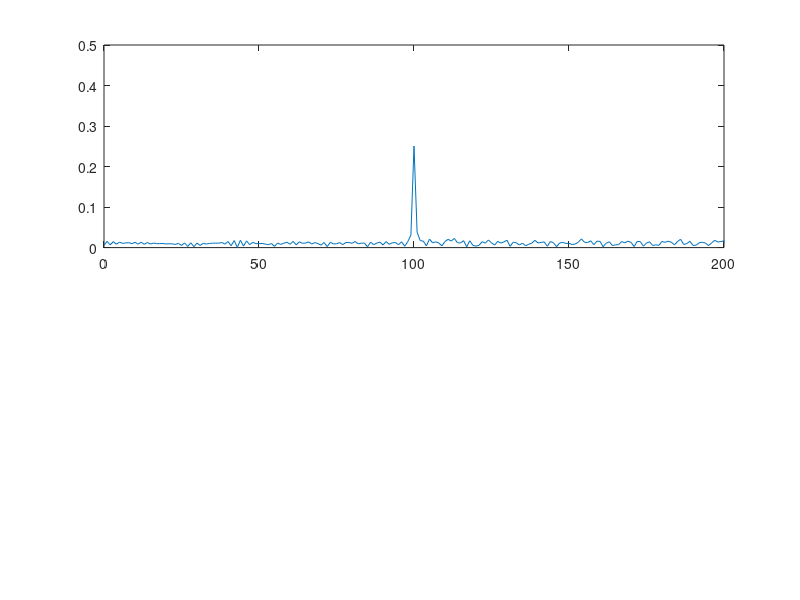
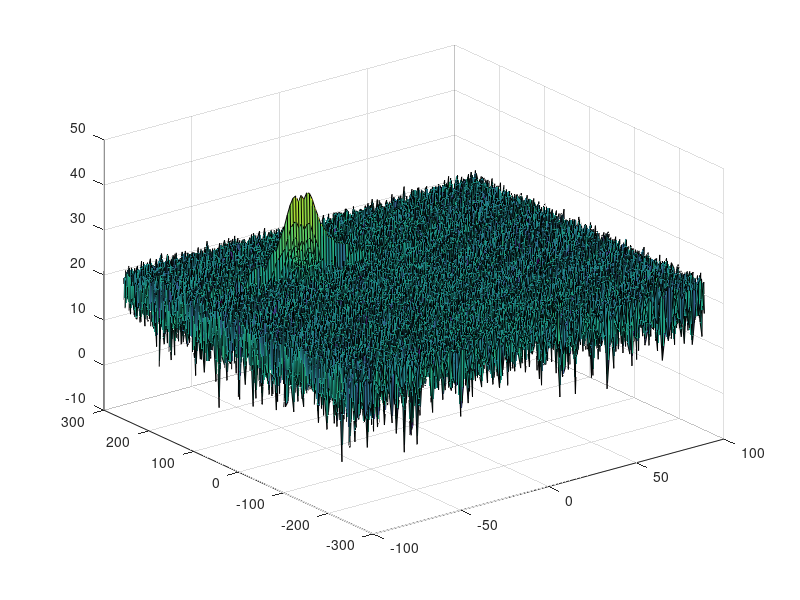
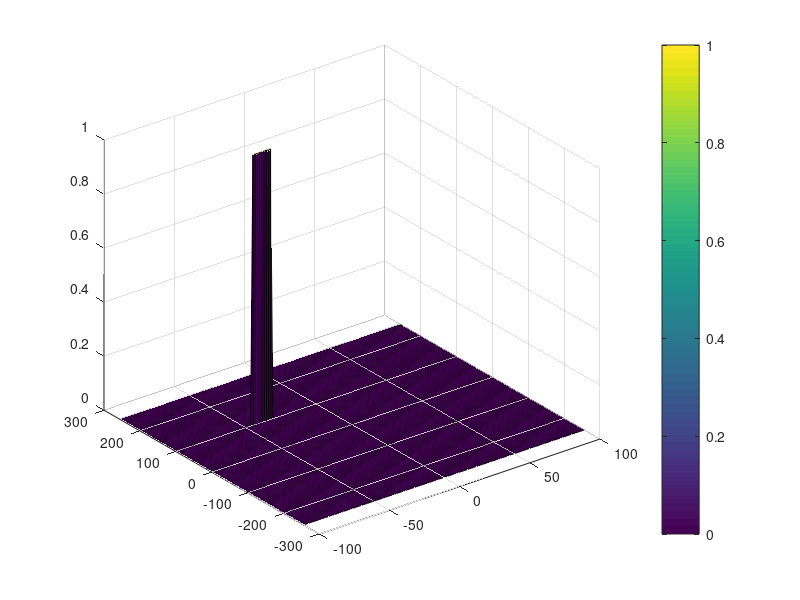

These charts were generated, in order, by the following MATLAB code:
clear all
clc;

%% Radar Specifications 
%%%%%%%%%%%%%%%%%%%%%%%%%%%
% Frequency of operation = 77GHz
% Max Range = 200m
% Range Resolution = 1 m
% Max Velocity = 100 m/s
%%%%%%%%%%%%%%%%%%%%%%%%%%%

%Operating carrier frequency of Radar 
fc= 77e9;             %carrier freq

maxR = 200;
rangeRes = 1;
maxV = 100;

%speed of light = 3e8
c = 3e8;

%% User Defined Range and Velocity of target
% *%TODO* :
% define the target's initial position and velocity. Note : Velocity
% remains contant

R = 100;
v = -42;
 
%% FMCW Waveform Generation

% *%TODO* :
%Design the FMCW waveform by giving the specs of each of its parameters.
% Calculate the Bandwidth (B), Chirp Time (Tchirp) and Slope (slope) of the FMCW
% chirp using the requirements above.

B = c / (2*rangeRes);
Tchirp = 5.5 * 2 * maxR / c;
slope = B/Tchirp;

disp(slope);

                                                          
%The number of chirps in one sequence. Its ideal to have 2^ value for the ease of running the FFT
%for Doppler Estimation. 
Nd=128;                   % #of doppler cells OR #of sent periods % number of chirps

%The number of samples on each chirp. 
Nr=1024;                  %for length of time OR # of range cells

% Timestamp for running the displacement scenario for every sample on each
% chirp
t=linspace(0,Nd*Tchirp,Nr*Nd); %total time for samples


%Creating the vectors for Tx, Rx and Mix based on the total samples input.
Tx=zeros(1,length(t)); %transmitted signal
Rx=zeros(1,length(t)); %received signal
Mix = zeros(1,length(t)); %beat signal

%Similar vectors for range_covered and time delay.
r_t=zeros(1,length(t));
td=zeros(1,length(t));


%% Signal generation and Moving Target simulation
% Running the radar scenario over the time. 

%For each time stamp update the Range of the Target for constant velocity.
for i=1:length(t)         
    
    % signal time delay due to travel time
    tau = 2 * (R + v * t(i)) / c;
    
    % *%TODO* :
    %For each time sample we need update the transmitted and
    %received signal. 
    Tx(i) = cos( 2 * pi * ( fc * t(i) + slope * t(i)^2 / 2 ) );
    Rx (i) = cos( 2 * pi * (fc * (t(i) - tau) + slope * (t(i) - tau)^2 / 2 )  );
    
    % *%TODO* :
    %Now by mixing the Transmit and Receive generate the beat signal
    %This is done by element wise matrix multiplication of Transmit and
    %Receiver Signal
    Mix(i) = Tx(i) * Rx(i);
    
end

%% RANGE MEASUREMENT


 % *%TODO* :
%reshape the vector into Nr*Nd array. Nr and Nd here would also define the size of
%Range and Doppler FFT respectively.
Beat = reshape(Mix, [Nr, Nd]);

 % *%TODO* :
%run the FFT on the beat signal along the range bins dimension (Nr) and
%normalize.
fft_signal = fft(Beat) / Nr;

 % *%TODO* :
% Take the absolute value of FFT output
fft_signal_abs = abs(fft_signal);

 % *%TODO* :
% Output of FFT is double sided signal, but we are interested in only one side of the spectrum.
% Hence we throw out half of the samples.
fft_signal_cut = fft_signal_abs( 1 : Nr/2 );


%plotting the range
figure ('Name','Range from First FFT')
subplot(2,1,1)

 % *%TODO* :
 % plot FFT output 
plot( (0 : Nr/2 - 1), fft_signal_cut);
 
axis ([0 200 0 0.5]);



%% RANGE DOPPLER RESPONSE
% The 2D FFT implementation is already provided here. This will run a 2DFFT
% on the mixed signal (beat signal) output and generate a range doppler
% map.You will implement CFAR on the generated RDM


% Range Doppler Map Generation.

% The output of the 2D FFT is an image that has reponse in the range and
% doppler FFT bins. So, it is important to convert the axis from bin sizes
% to range and doppler based on their Max values.

Mix=reshape(Mix,[Nr,Nd]);

% 2D FFT using the FFT size for both dimensions.
sig_fft2 = fft2(Mix,Nr,Nd);

% Taking just one side of signal from Range dimension.
sig_fft2 = sig_fft2(1:Nr/2,1:Nd);
sig_fft2 = fftshift (sig_fft2);
RDM = abs(sig_fft2);
RDM = 10*log10(RDM) ;

%use the surf function to plot the output of 2DFFT and to show axis in both
%dimensions
doppler_axis = linspace(-100,100,Nd);
range_axis = linspace(-200,200,Nr/2)*((Nr/2)/400);
figure ('Name','2DFTT')
surf(doppler_axis,range_axis,RDM);

%% CFAR implementation

%Slide Window through the complete Range Doppler Map

% *%TODO* :
%Select the number of Guard Cells in both dimensions around the Cell under 
%test (CUT) for accurate estimation
Gr = 4;  % Guard cells (range dimension)
Gd = 1;  % Guard cells (doppler dimension)
Ng = (2 * Gr + 1) * (2 * Gd + 1) - 1;  % Total number of guard cells

% *%TODO* :
%Select the number of Training Cells in both the dimensions.
Tr = 12;  % Training (range dimension)
Td = 3;  % Training cells (doppler dimension)
Nt = (2 * Tr + 2 * Gr + 1) * (2 * Td + 2 * Gd + 1) - (Ng + 1);  % Total number of training cells

% *%TODO* :
% offset the threshold by SNR value in dB
offset = 10;

% *%TODO* :
%Create a vector to store noise_level for each iteration on training cells
noise_level = zeros(size(RDM));


% *%TODO* :
%design a loop such that it slides the CUT across range doppler map by
%giving margins at the edges for Training and Guard Cells.
%For every iteration sum the signal level within all the training
%cells. To sum convert the value from logarithmic to linear using db2pow
%function. Average the summed values for all of the training
%cells used. After averaging convert it back to logarithimic using pow2db.
%Further add the offset to it to determine the threshold. Next, compare the
%signal under CUT with this threshold. If the CUT level > threshold assign
%it a value of 1, else equate it to 0.
CFAR = zeros(size(RDM));

for ind_r = Tr + Gr + 1 : Nr/2 - Tr - Gr
    for ind_d = Td + Gd + 1 : Nd - Td - Gd

       % Use RDM[x,y] as the matrix from the output of 2D FFT for implementing
       % CFAR
        training_db = RDM(ind_r - Tr - Gr : ind_r + Tr + Gr, ind_d - Td - Gd : ind_d + Td + Gd);
        % Set guard and CUT cells to zero
        training_db(ind_r - Gr : ind_r + Gr, ind_d - Gd : ind_d + Gd) = 0;
        % Convert decibel measurements to power
        training_w = db2pow(training_db);
        % Calculate the training mean
        train_avg_w = sum(sum(training_w)) / Nt;
        % Revert average power to decibels
        train_avg_db = pow2db(train_avg_w);
        % Use the offset to determine the SNR threshold
        snr_thresh = train_avg_db + offset;
        noise_level(ind_r, ind_d) = snr_thresh;
        % Apply the threshold to the CUT
        if RDM(ind_r, ind_d) > snr_thresh
            CFAR(ind_r, ind_d) = 1;
        end

    end
end

% *%TODO* :
% The process above will generate a thresholded block, which is smaller 
%than the Range Doppler Map as the CUT cannot be located at the edges of
%matrix. Hence,few cells will not be thresholded. To keep the map size same
% set those values to 0. 

% Since CFAR matrix was initialized with zero edge cases already has value
% of 0. But if another initialization was used (e.g. random) then block 
% below has to be used.
%
%for ind_r = 1 : Tr + Gr
%    for ind_d = 1 : Td + Gd
%        CFAR(ind_r, ind_d) = 0;
%    end
%    for ind_d = Nd - Td - Gd : Nd
%        CFAR(ind_r, ind_d) = 0;
%    end
%end

%for ind_r = Nr/2 - Tr - Gr : Nr/2
%    for ind_d = 1 : Td + Gd
%        CFAR(ind_r, ind_d) = 0;
%    end
%    for ind_d = Nd - Td - Gd : Nd
%        CFAR(ind_r, ind_d) = 0;
%    end
%end


% *%TODO* :
%display the CFAR output using the Surf function like we did for Range
%Doppler Response output.
figure ('Name','CFAR')
surf(doppler_axis,range_axis,CFAR);
colorbar;


 
 